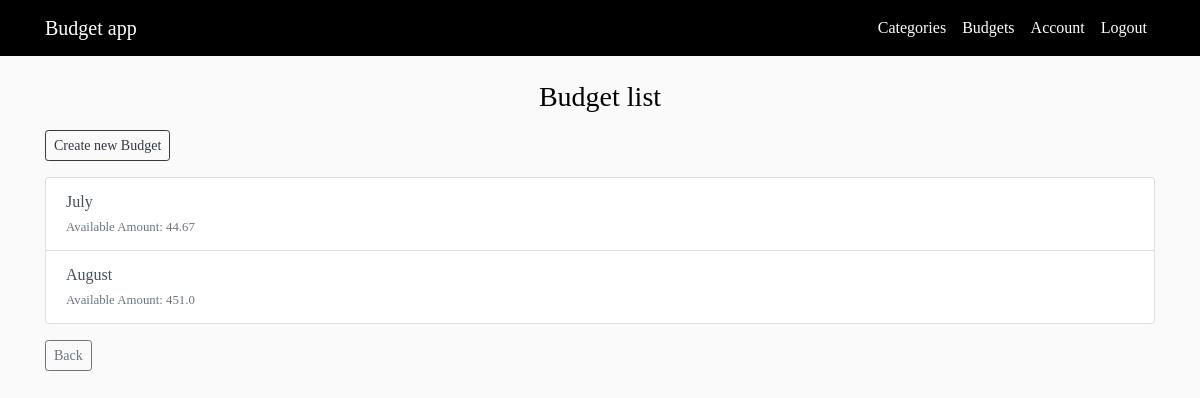
The page /budgets (signed in) on the database its author committed.
### budget_app/models.py (models this page shows, shortened)
class Budget(db.Model):
    id  = db.Column(db.Integer,primary_key=True)
    name = db.Column(db.String)
    inicial_amount = db.Column(db.Float)
    saving_amount = db.Column(db.Float,nullable=True,default=0)
    available_amount = db.Column(db.Float,nullable=True,default=0)
    user_id = db.Column(db.Integer,db.ForeignKey('user.id'),nullable=False)

### budget_app/routes.py (the view)
@app.route('/budgets')
@login_required
def budgets():
    budgets = Budget.query.filter_by(user_id=current_user.id)
    return render_template('budgets.html',title='Budgets',budgets=budgets)

### budget_app/models.py (called while the page is built)
@login_manager.user_loader
def load_user(user_id):
    return User.query.get(int(user_id))

### budget_app/templates/budgets.html
{% extends "layout.html" %}
{% block content %}
<div class="text-center mb-3">
    <h3>Budget list</h3>
</div>
<div class="clearfix">
    <a class="btn btn-sm btn-outline-dark mb-3" href="{{ url_for('new_budget') }}">Create new Budget</a>
</div>
<div class="list-group">
    {% for budget in budgets %}
    <a href="{{ url_for('budget',budget_id=budget.id) }}" class="list-group-item list-group-item-action">
        <div>
            {{ budget.name }}
        </div>
        <small class="text-muted">Available Amount: {{(budget.available_amount | round(2))}}</small>
    </a>
    {% endfor %}
</div>
<a class="btn btn-sm btn-outline-secondary mt-3 mb-2" href="{{ url_for('home') }}">Back</a>
{% endblock %}

### budget_app/static/main.css (style rules this page uses)
body { background: #fafafa; color: #333333; margin-top: 5rem; font-family: Prata; }
h1, h2, h3, h4, h5, h6 { color: #000000; }

### rows shown on the page
Budget: name "July", available_amount "44.67"
Budget: name "August", available_amount "451.0"
